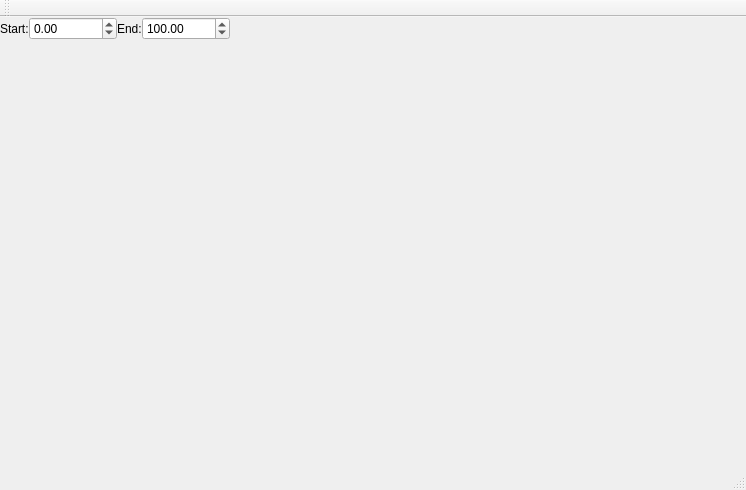
<?xml version="1.0" encoding="UTF-8"?>
<ui version="4.0">
 <class>MainWindow</class>
 <widget class="QMainWindow" name="MainWindow">
  <property name="geometry">
   <rect>
    <x>0</x>
    <y>0</y>
    <width>746</width>
    <height>490</height>
   </rect>
  </property>
  <property name="windowTitle">
   <string>MainWindow</string>
  </property>
  <widget class="QWidget" name="centralWidget">
   <layout class="QVBoxLayout" name="verticalLayout" stretch="0,1,10,1">
    <property name="spacing">
     <number>0</number>
    </property>
    <property name="leftMargin">
     <number>0</number>
    </property>
    <property name="topMargin">
     <number>0</number>
    </property>
    <property name="rightMargin">
     <number>0</number>
    </property>
    <property name="bottomMargin">
     <number>0</number>
    </property>
    <item>
     <layout class="QHBoxLayout" name="horizontalLayout">
      <property name="spacing">
       <number>0</number>
      </property>
      <item>
       <widget class="QLabel" name="label">
        <property name="text">
         <string>Start:</string>
        </property>
       </widget>
      </item>
      <item>
       <widget class="QDoubleSpinBox" name="startDoubleSpinBox">
        <property name="minimum">
         <double>-1000000.000000000000000</double>
        </property>
        <property name="maximum">
         <double>1000000.000000000000000</double>
        </property>
        <property name="singleStep">
         <double>0.100000000000000</double>
        </property>
       </widget>
      </item>
      <item>
       <widget class="QLabel" name="label_2">
        <property name="text">
         <string>End:</string>
        </property>
       </widget>
      </item>
      <item>
       <widget class="QDoubleSpinBox" name="endDoubleSpinBox">
        <property name="minimum">
         <double>-1000000.000000000000000</double>
        </property>
        <property name="maximum">
         <double>1000000.000000000000000</double>
        </property>
        <property name="singleStep">
         <double>0.100000000000000</double>
        </property>
        <property name="value">
         <double>100.000000000000000</double>
        </property>
       </widget>
      </item>
      <item>
       <spacer name="horizontalSpacer">
        <property name="orientation">
         <enum>Qt::Horizontal</enum>
        </property>
        <property name="sizeHint" stdset="0">
         <size>
          <width>40</width>
          <height>20</height>
         </size>
        </property>
       </spacer>
      </item>
     </layout>
    </item>
    <item>
     <layout class="QHBoxLayout" name="horizontalLayout_3">
      <property name="spacing">
       <number>0</number>
      </property>
      <item>
       <spacer name="horizontalSpacer_4">
        <property name="orientation">
         <enum>Qt::Horizontal</enum>
        </property>
        <property name="sizeType">
         <enum>QSizePolicy::Fixed</enum>
        </property>
        <property name="sizeHint" stdset="0">
         <size>
          <width>30</width>
          <height>30</height>
         </size>
        </property>
       </spacer>
      </item>
      <item>
       <layout class="QHBoxLayout" name="topHorizontalLayout">
        <property name="spacing">
         <number>0</number>
        </property>
       </layout>
      </item>
      <item>
       <spacer name="horizontalSpacer_3">
        <property name="orientation">
         <enum>Qt::Horizontal</enum>
        </property>
        <property name="sizeType">
         <enum>QSizePolicy::Fixed</enum>
        </property>
        <property name="sizeHint" stdset="0">
         <size>
          <width>30</width>
          <height>30</height>
         </size>
        </property>
       </spacer>
      </item>
     </layout>
    </item>
    <item>
     <layout class="QHBoxLayout" name="horizontalLayout_6" stretch="1,0,1">
      <property name="spacing">
       <number>0</number>
      </property>
      <item>
       <layout class="QVBoxLayout" name="leftVerticalLayout">
        <property name="spacing">
         <number>0</number>
        </property>
       </layout>
      </item>
      <item>
       <spacer name="horizontalSpacer_2">
        <property name="orientation">
         <enum>Qt::Horizontal</enum>
        </property>
        <property name="sizeHint" stdset="0">
         <size>
          <width>40</width>
          <height>20</height>
         </size>
        </property>
       </spacer>
      </item>
      <item>
       <layout class="QVBoxLayout" name="rightVerticalLayout">
        <property name="spacing">
         <number>0</number>
        </property>
       </layout>
      </item>
     </layout>
    </item>
    <item>
     <layout class="QHBoxLayout" name="horizontalLayout_4">
      <property name="spacing">
       <number>0</number>
      </property>
      <item>
       <spacer name="horizontalSpacer_5">
        <property name="orientation">
         <enum>Qt::Horizontal</enum>
        </property>
        <property name="sizeType">
         <enum>QSizePolicy::Fixed</enum>
        </property>
        <property name="sizeHint" stdset="0">
         <size>
          <width>30</width>
          <height>30</height>
         </size>
        </property>
       </spacer>
      </item>
      <item>
       <layout class="QHBoxLayout" name="bottomHorizontalLayout">
        <property name="spacing">
         <number>0</number>
        </property>
       </layout>
      </item>
      <item>
       <spacer name="horizontalSpacer_6">
        <property name="orientation">
         <enum>Qt::Horizontal</enum>
        </property>
        <property name="sizeType">
         <enum>QSizePolicy::Fixed</enum>
        </property>
        <property name="sizeHint" stdset="0">
         <size>
          <width>30</width>
          <height>30</height>
         </size>
        </property>
       </spacer>
      </item>
     </layout>
    </item>
   </layout>
  </widget>
  <widget class="QMenuBar" name="menuBar">
   <property name="geometry">
    <rect>
     <x>0</x>
     <y>0</y>
     <width>746</width>
     <height>25</height>
    </rect>
   </property>
  </widget>
  <widget class="QToolBar" name="mainToolBar">
   <attribute name="toolBarArea">
    <enum>TopToolBarArea</enum>
   </attribute>
   <attribute name="toolBarBreak">
    <bool>false</bool>
   </attribute>
  </widget>
  <widget class="QStatusBar" name="statusBar"/>
 </widget>
 <layoutdefault spacing="6" margin="11"/>
 <resources/>
 <connections/>
</ui>
